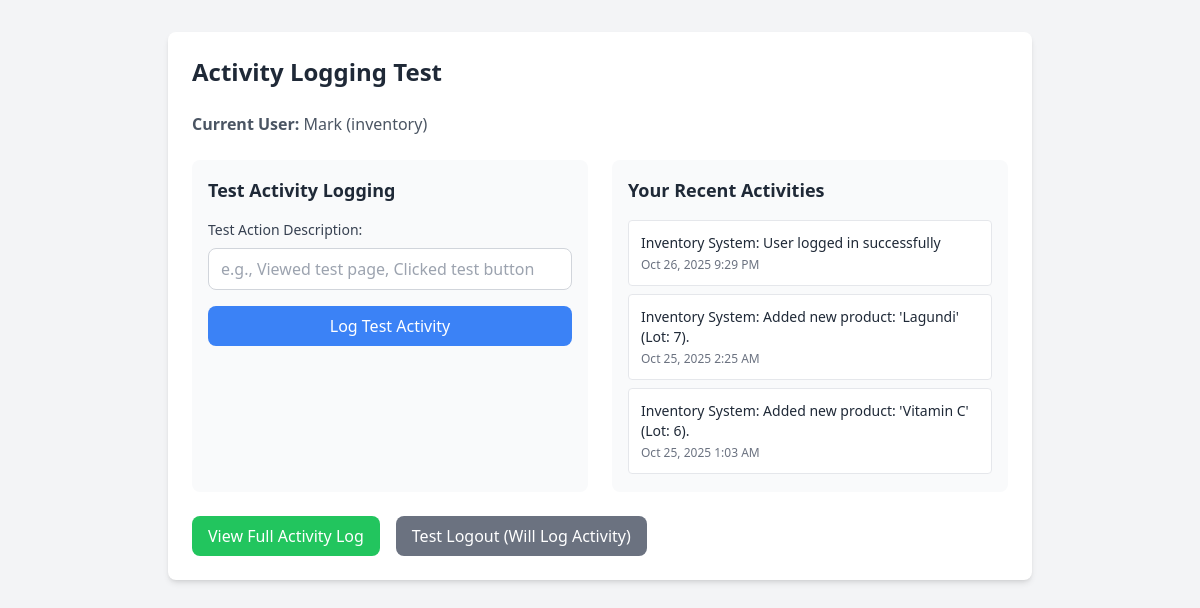
The app's page /test_activity_log.php (signed in) with its own data.
### tables this page shows
CREATE TABLE `user_activity_log` (
  `id` int(11) NOT NULL,
  `user_id` int(11) NOT NULL,
  `action_description` text NOT NULL,
  `timestamp` datetime NOT NULL DEFAULT current_timestamp()
);

### test_activity_log.php (the view, shortened to what this page needs)
<?php
require 'db_connect.php';
$stmt = $conn->prepare("
    SELECT ual.action_description, ual.timestamp, u.username, u.role
    FROM user_activity_log ual
    JOIN users u ON ual.user_id = u.id
    WHERE ual.user_id = ?
    ORDER BY ual.timestamp DESC
    LIMIT 10
");
$stmt->bind_param("i", $_SESSION['user_id']);
$stmt->execute();
$activities = $stmt->get_result()->fetch_all(MYSQLI_ASSOC);
?>
<!DOCTYPE html>
<html lang="en">
<head>
    <script src="https://cdn.tailwindcss.com"></script>
</head>
<body class="bg-gray-100 min-h-screen py-8">
    <div class="max-w-4xl mx-auto px-4">
        <div class="bg-white rounded-lg shadow-md p-6">
            <h1 class="text-2xl font-bold text-gray-800 mb-6">Activity Logging Test</h1>
            <div class="mb-6">
                <p class="text-gray-600 mb-4">
                    <strong>Current User:</strong> <?php echo htmlspecialchars($_SESSION['username']); ?>
                    (<?php echo htmlspecialchars($_SESSION['role']); ?>)
                </p>
            </div>
            <div class="grid grid-cols-1 md:grid-cols-2 gap-6">
                <div class="bg-gray-50 rounded-lg p-4">
                    <h2 class="text-lg font-semibold text-gray-800 mb-4">Test Activity Logging</h2>
                    <form method="POST" class="space-y-4">
                        <div>
                            <label for="test_action" class="block text-sm font-medium text-gray-700 mb-2">
                                Test Action Description:
                            </label>
                            <input
                                type="text"
                                id="test_action"
                                name="test_action"
                                placeholder="e.g., Viewed test page, Clicked test button"
                                class="w-full px-3 py-2 border border-gray-300 rounded-lg focus:outline-none focus:ring-2 focus:ring-blue-500"
                                required
                            >
                        </div>
                        <button
                            type="submit"
                            class="w-full bg-blue-500 hover:bg-blue-600 text-white font-medium py-2 px-4 rounded-lg transition-colors"
                        >
                            Log Test Activity
                        </button>
                    </form>
                </div>
                <div class="bg-gray-50 rounded-lg p-4">
                    <h2 class="text-lg font-semibold text-gray-800 mb-4">Your Recent Activities</h2>
                    <div class="space-y-2 max-h-64 overflow-y-auto">
                        <?php if (!empty($activities)): ?>
                            <?php foreach ($activities as $activity): ?>
                                <div class="bg-white rounded border p-3">
                                    <p class="text-sm font-medium text-gray-800">
                                        <?php echo htmlspecialchars($activity['action_description']); ?>
                                    </p>
                                    <p class="text-xs text-gray-500 mt-1">
                                        <?php echo date('M d, Y g:i A', strtotime($activity['timestamp'])); ?>
                                    </p>
                                </div>
                            <?php endforeach; ?>
                        <?php else: ?>
                            <p class="text-gray-500 text-sm">No activities found.</p>
                        <?php endif; ?>
                    </div>
                </div>
            </div>
            <div class="mt-6 flex gap-4">
                <a href="admin_portal/user_activity_log.php" class="bg-green-500 hover:bg-green-600 text-white font-medium py-2 px-4 rounded-lg transition-colors">
                    View Full Activity Log
                </a>
                <a href="logout.php" class="bg-gray-500 hover:bg-gray-600 text-white font-medium py-2 px-4 rounded-lg transition-colors">
                    Test Logout (Will Log Activity)
                </a>
            </div>
        </div>
    </div>
</body>
</html>

### records on screen
user_activity_log: action_description "Inventory System: User logged in successfully", timestamp "Oct 26, 2025 9:29 PM"
user_activity_log: action_description "Inventory System: Added new product: 'Lagundi' (Lot: 7).", timestamp "Oct 25, 2025 2:25 AM"
user_activity_log: action_description "Inventory System: Added new product: 'Vitamin C' (Lot: 6).", timestamp "Oct 25, 2025 1:03 AM"

### other values on screen
$_SESSION['username'] "Mark"
$_SESSION['role'] "inventory"
